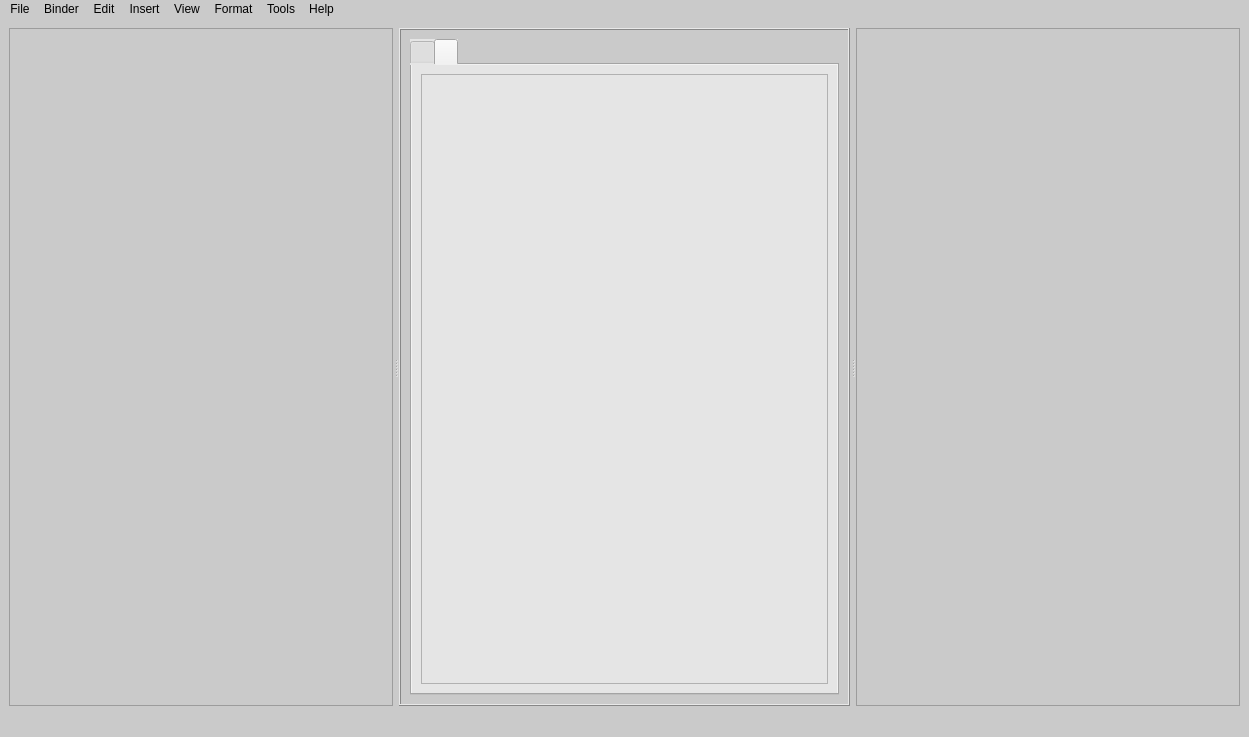
<?xml version="1.0" encoding="UTF-8"?>
<ui version="4.0">
 <class>MainWindow</class>
 <widget class="QMainWindow" name="MainWindow">
  <property name="geometry">
   <rect>
    <x>0</x>
    <y>0</y>
    <width>1249</width>
    <height>737</height>
   </rect>
  </property>
  <property name="windowTitle">
   <string>MainWindow</string>
  </property>
  <property name="styleSheet">
   <string notr="true">background-color: rgb(202, 202, 202);</string>
  </property>
  <widget class="QWidget" name="centralwidget">
   <layout class="QHBoxLayout" name="horizontalLayout">
    <item>
     <widget class="QSplitter" name="mainSplitter">
      <property name="orientation">
       <enum>Qt::Horizontal</enum>
      </property>
      <property name="opaqueResize">
       <bool>true</bool>
      </property>
      <property name="handleWidth">
       <number>6</number>
      </property>
      <property name="childrenCollapsible">
       <bool>true</bool>
      </property>
      <widget class="QTreeWidget" name="notebookName">
       <property name="minimumSize">
        <size>
         <width>150</width>
         <height>0</height>
        </size>
       </property>
       <property name="maximumSize">
        <size>
         <width>16777215</width>
         <height>16777215</height>
        </size>
       </property>
       <property name="headerHidden">
        <bool>true</bool>
       </property>
       <attribute name="headerVisible">
        <bool>false</bool>
       </attribute>
       <column>
        <property name="text">
         <string notr="true">1</string>
        </property>
       </column>
      </widget>
      <widget class="QFrame" name="frame_3">
       <property name="sizePolicy">
        <sizepolicy hsizetype="Expanding" vsizetype="Preferred">
         <horstretch>0</horstretch>
         <verstretch>0</verstretch>
        </sizepolicy>
       </property>
       <property name="frameShape">
        <enum>QFrame::Box</enum>
       </property>
       <property name="frameShadow">
        <enum>QFrame::Raised</enum>
       </property>
       <layout class="QVBoxLayout" name="verticalLayout">
        <item>
         <widget class="QTabWidget" name="tabPages">
          <property name="styleSheet">
           <string notr="true">background-color: rgb(229, 229, 229);</string>
          </property>
          <property name="currentIndex">
           <number>1</number>
          </property>
          <widget class="QWidget" name="tab">
           <attribute name="title">
            <string/>
           </attribute>
           <layout class="QVBoxLayout" name="verticalLayout_3">
            <item>
             <widget class="QTextEdit" name="textEdit"/>
            </item>
           </layout>
          </widget>
          <widget class="QWidget" name="tab_2">
           <attribute name="title">
            <string/>
           </attribute>
           <layout class="QVBoxLayout" name="verticalLayout_4">
            <item>
             <widget class="QTextEdit" name="textEdit_2"/>
            </item>
           </layout>
          </widget>
         </widget>
        </item>
       </layout>
      </widget>
      <widget class="QTreeView" name="sectionPages">
       <property name="minimumSize">
        <size>
         <width>150</width>
         <height>0</height>
        </size>
       </property>
       <property name="headerHidden">
        <bool>true</bool>
       </property>
      </widget>
     </widget>
    </item>
   </layout>
  </widget>
  <widget class="QMenuBar" name="menubar">
   <property name="geometry">
    <rect>
     <x>0</x>
     <y>0</y>
     <width>1249</width>
     <height>22</height>
    </rect>
   </property>
   <widget class="QMenu" name="menuFile">
    <property name="title">
     <string>File</string>
    </property>
    <addaction name="actionOpen"/>
    <addaction name="actionSave"/>
    <addaction name="actionSave_As"/>
    <addaction name="actionNew_Database"/>
    <addaction name="separator"/>
    <addaction name="actionExport_Database"/>
    <addaction name="separator"/>
    <addaction name="actionExit"/>
   </widget>
   <widget class="QMenu" name="menuWorkbook">
    <property name="title">
     <string>Binder</string>
    </property>
    <addaction name="actionAdd_WorkBook"/>
    <addaction name="actionDelete_Workbook"/>
    <addaction name="actionRename_WorkBook"/>
   </widget>
   <widget class="QMenu" name="menuInsert">
    <property name="title">
     <string>Insert</string>
    </property>
    <addaction name="actionAdd_Workbook"/>
    <addaction name="actionAdd_Scction"/>
    <addaction name="actionAdd_Page"/>
    <addaction name="separator"/>
    <addaction name="actionInsert_Attachment"/>
   </widget>
   <widget class="QMenu" name="menuView">
    <property name="title">
     <string>View</string>
    </property>
    <addaction name="actionRich_Text_Tools"/>
   </widget>
   <widget class="QMenu" name="menuHelp">
    <property name="title">
     <string>Help</string>
    </property>
   </widget>
  <widget class="QMenu" name="menuEdit">
   <property name="title">
    <string>Edit</string>
   </property>
    <widget class="QMenu" name="menuDefault_Paste_Mode">
     <property name="title">
      <string>Default Paste Mode</string>
     </property>
     <addaction name="actionPasteMode_Rich"/>
     <addaction name="actionPasteMode_Text_Only"/>
     <addaction name="actionPasteMode_Match_Style"/>
     <addaction name="actionPasteMode_Clean"/>
    </widget>
   <addaction name="actionPaste_Text_Only"/>
   <addaction name="actionPaste_and_Match_Style"/>
   <addaction name="actionPaste_Clean_Formatting"/>
    <addaction name="menuDefault_Paste_Mode"/>
  </widget>
    <widget class="QMenu" name="menuFormat">
     <property name="title">
      <string>Format</string>
     </property>
     <widget class="QMenu" name="menuList_Schemes">
      <property name="title">
        <string>List Schemes</string>
      </property>
      <widget class="QMenu" name="menuOrdered_Numbered">
        <property name="title">
         <string>Ordered (Numbered)</string>
        </property>
        <addaction name="actionOrdered_Classic"/>
        <addaction name="actionOrdered_Decimal"/>
      </widget>
      <widget class="QMenu" name="menuUnordered_Bulleted">
        <property name="title">
         <string>Unordered (Bulleted)</string>
        </property>
        <addaction name="actionUnordered_Disc_Circle_Square"/>
        <addaction name="actionUnordered_Disc_Only"/>
      </widget>
      <addaction name="menuOrdered_Numbered"/>
      <addaction name="menuUnordered_Bulleted"/>
     </widget>
     <addaction name="menuList_Schemes"/>
    </widget>
   <widget class="QMenu" name="menuTools">
    <property name="title">
     <string>Tools</string>
    </property>
    <addaction name="actionClean_Unused_Media"/>
   </widget>
  <addaction name="menuFile"/>
  <addaction name="menuWorkbook"/>
  <addaction name="menuEdit"/>
  <addaction name="menuInsert"/>
   <addaction name="menuView"/>
   <addaction name="menuFormat"/>
   <addaction name="menuTools"/>
   <addaction name="menuHelp"/>
  </widget>
  <widget class="QStatusBar" name="statusbar"/>
  <action name="actionOpen">
   <property name="text">
    <string>Open</string>
   </property>
  </action>
  <action name="actionSave">
   <property name="text">
    <string>Save</string>
   </property>
  </action>
  <action name="actionSave_As">
   <property name="text">
    <string>Save As...</string>
   </property>
  </action>
  <action name="actionExit">
   <property name="text">
    <string>Exit</string>
   </property>
  </action>
  <action name="actionNew_Database">
   <property name="text">
    <string>New Database</string>
   </property>
  </action>
  <action name="actionExport_Database">
   <property name="text">
    <string>Export Database</string>
   </property>
  </action>
  <action name="actionAdd_WorkBook">
   <property name="text">
    <string>Add Binder</string>
   </property>
  </action>
  <action name="actionDelete_Workbook">
   <property name="text">
    <string>Delete Binder</string>
   </property>
  </action>
  <action name="actionRename_WorkBook">
   <property name="text">
    <string>Rename Binder</string>
   </property>
  </action>
  <action name="actionAdd_Workbook">
   <property name="text">
    <string>Add Binder</string>
   </property>
  </action>
  <action name="actionAdd_Scction">
   <property name="text">
    <string>Add Section</string>
   </property>
  </action>
  <action name="actionAdd_Page">
   <property name="text">
    <string>Add Page</string>
   </property>
  </action>
  <action name="actionInsert_Attachment">
   <property name="text">
    <string>Insert Attachment…</string>
   </property>
  </action>
  <action name="actionRich_Text_Tools">
   <property name="text">
    <string>Rich Text Tools</string>
   </property>
  </action>
  <action name="actionClean_Unused_Media">
   <property name="text">
    <string>Clean Unused Media</string>
   </property>
  </action>
   <action name="actionPaste_Text_Only">
    <property name="text">
      <string>Paste Text Only</string>
    </property>
    <property name="shortcut">
      <string>Ctrl+Shift+V</string>
    </property>
   </action>
  <action name="actionPaste_and_Match_Style">
   <property name="text">
    <string>Paste and Match Style</string>
   </property>
   <property name="toolTip">
    <string>Paste keeping basic structure but match current font/size/color</string>
   </property>
   <property name="shortcut">
    <string>Ctrl+Alt+V</string>
   </property>
  </action>
  <action name="actionPaste_Clean_Formatting">
   <property name="text">
    <string>Paste — Clean Formatting</string>
   </property>
   <property name="toolTip">
    <string>Paste HTML but strip inline styles, classes, and backgrounds</string>
   </property>
  </action>
  <action name="actionPasteMode_Rich">
   <property name="text">
    <string>Rich (default Ctrl+V)</string>
   </property>
   <property name="checkable">
    <bool>true</bool>
   </property>
  </action>
  <action name="actionPasteMode_Text_Only">
   <property name="text">
    <string>Text Only (default Ctrl+V)</string>
   </property>
   <property name="checkable">
    <bool>true</bool>
   </property>
  </action>
  <action name="actionPasteMode_Match_Style">
   <property name="text">
    <string>Match Style (default Ctrl+V)</string>
   </property>
   <property name="checkable">
    <bool>true</bool>
   </property>
  </action>
  <action name="actionPasteMode_Clean">
   <property name="text">
    <string>Clean Formatting (default Ctrl+V)</string>
   </property>
   <property name="checkable">
    <bool>true</bool>
   </property>
  </action>
    <action name="actionOrdered_Classic">
     <property name="text">
        <string>Classic (I, A, 1, a, i)</string>
     </property>
    </action>
    <action name="actionOrdered_Decimal">
     <property name="text">
        <string>Decimal (1, 2, 3)</string>
     </property>
    </action>
    <action name="actionUnordered_Disc_Circle_Square">
     <property name="text">
        <string>Disc → Circle → Square</string>
     </property>
    </action>
    <action name="actionUnordered_Disc_Only">
     <property name="text">
        <string>Disc only</string>
     </property>
    </action>
 </widget>
 <resources/>
 <connections/>
</ui>
